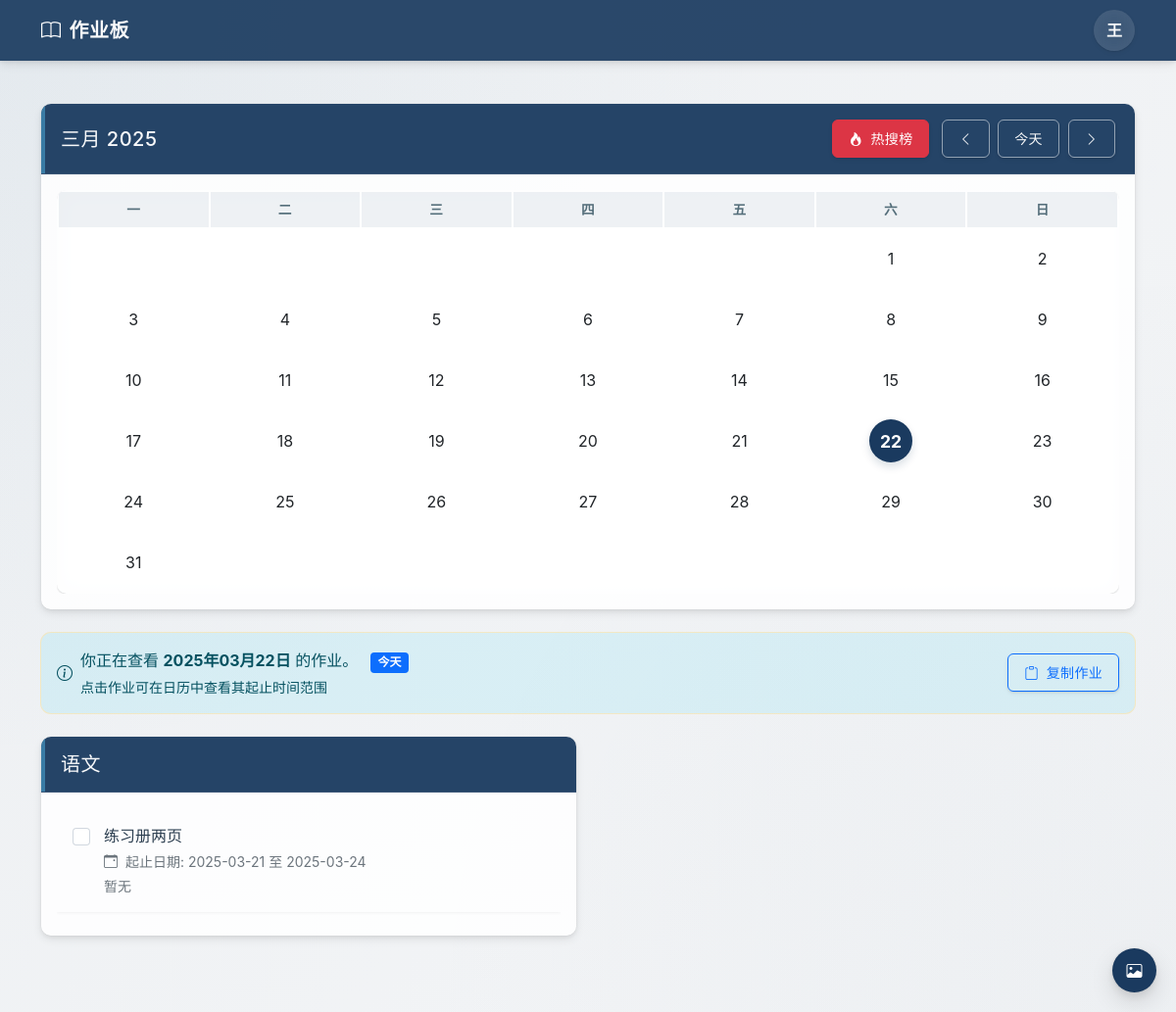
The app's page /dashboard/ (signed in) with its own data.
### board/models.py (models this page shows, shortened)
class User(AbstractUser):
    USER_TYPE_CHOICES = (
        ('admin', '管理员'),
        ('teacher', '老师'),
        ('student', '学生'),
    )
    user_type = models.CharField(max_length=10, choices=USER_TYPE_CHOICES, default='student')
    avatar = models.URLField(blank=True, null=True)
    student_id = models.CharField(max_length=10, blank=True, null=True, verbose_name='学号')
    hidden_subjects = models.ManyToManyField('Subject', blank=True, related_name='hidden_by_users')

class Assignment(models.Model):
    title = models.CharField(max_length=200)
    description = models.TextField()
    teacher = models.ForeignKey(User, on_delete=models.CASCADE, related_name='assignments')
    subject = models.ForeignKey(Subject, on_delete=models.CASCADE)
    start_date = models.DateField()
    end_date = models.DateField()
    created_at = models.DateTimeField(auto_now_add=True)
    class Meta:
        ordering = ['end_date']

class Subject(models.Model):
    name = models.CharField(max_length=20)

### board/views.py (the view)
# urls.py: path("dashboard/", views.dashboard, name="dashboard"),
@login_required
def dashboard(request):
    user = request.user
    if user.user_type == 'admin':
        return admin_dashboard(request)
    elif user.user_type == 'teacher':
        return teacher_dashboard(request)
    elif user.user_type == 'student':
        return student_dashboard(request)
    return redirect('login')

### board/views.py (called while the page is built)
def user_type_required(user_types):
    def decorator(view_func):
        @wraps(view_func)
        def wrapper(request, *args, **kwargs):
            if request.user.is_authenticated and request.user.user_type in user_types:
                return view_func(request, *args, **kwargs)
            return redirect('login')
        return wrapper
    return decorator

### templates/student_dashboard.html (shortened to what this page needs)
{% extends 'base.html' %}
{% load static %}
{% block extra_css %}
<link href="{% static 'css/student_dashboard.css' %}" rel="stylesheet">
{% endblock %}
{% block content %}
<div class="main-container"><div class="container py-4">
<div class="row g-4">
    <div class="col-12">
        <div class="card mb-4">
            <div class="card-header">
                <div class="d-flex justify-content-between align-items-center">
                    <h5 class="mb-0">{{ current_month_name }} {{ current_year }}</h5>
                    <div>
                        <a href="{% url 'hot_topics' %}" class="btn btn-sm btn-danger me-2">
                            <i class="bi bi-fire me-1"></i> 热搜榜
                        </a>
                        <button id="prevMonth" class="btn btn-sm btn-outline-light me-1">
                            <i class="bi bi-chevron-left"></i>
                        </button>
                        <button id="todayBtn" class="btn btn-sm btn-outline-light me-1">
                            今天
                        </button>
                        <button id="nextMonth" class="btn btn-sm btn-outline-light">
                            <i class="bi bi-chevron-right"></i>
                        </button>
                    </div>
                </div>
            </div>
            <div class="card-body">
                <div class="table-responsive">
                    <table class="table text-center">
                        <thead>
                            <tr>
                                <th>一</th>
                                <th>二</th>
                                <th>三</th>
                                <th>四</th>
                                <th>五</th>
                                <th>六</th>
                                <th>日</th>
                            </tr>
                        </thead>
                        <tbody>
                            {% for week in calendar %}
                            <tr>
                                {% for day in week %}
                                <td>
                                    {% if day != 0 %}
                                    {% with current_day=day current_month=current_month current_year=current_year %}
                                    <div class="calendar-day position-relative
                                        {% if selected_date.day == day and selected_date.month == current_month and selected_date.year == current_year %}active{% endif %}
                                        {% if today.day == day and today.month == current_month and today.year == current_year %}today{% endif %}
                                        "
                                        data-date="{{ current_year }}-{{ current_month }}-{{ day }}">
                                        <span class="day-number">{{ day }}</span>
                                    </div>
                                    {% endwith %}
                                    {% endif %}
                                </td>
                                {% endfor %}
                            </tr>
                            {% endfor %}
                        </tbody>
                    </table>
                </div>
            </div>
        </div>
    </div>
</div>
<div class="alert alert-info mb-4 glass-alert">
    <div class="d-flex align-items-center">
        <i class="bi bi-info-circle me-2"></i>
        <div>
            你正在查看 <strong>{{ selected_date|date:"Y年m月d日" }}</strong> 的作业。
            {% if selected_date == tomorrow %}
                <span class="badge bg-warning text-dark ms-2">明天</span>
            {% elif selected_date == today %}
                <span class="badge bg-primary ms-2">今天</span>
            {% endif %}
            {% if selected_assignment %}
                <br>
                <small>您已选中《{{ selected_assignment.title }}》作业，日历中已用横线标注其起止时间范围</small>
            {% else %}
                <small class="d-block mt-1">点击作业可在日历中查看其起止时间范围</small>
            {% endif %}
        </div>
        <button id="copyAssignmentsBtn" class="btn btn-sm btn-outline-primary ms-auto">
            <i class="bi bi-clipboard me-1"></i> 复制作业
        </button>
    </div>
</div>
<div class="row g-4">
    {% for subject_name, assignments in subject_assignments.items %}
    <div class="col-md-6">
        <div class="card mb-4 subject-card">
            <div class="card-header">
                <h5 class="mb-0">{{ subject_name }}</h5>
            </div>
            <div class="card-body">
                <ul class="list-group list-group-flush assignment-list">
                    {% for assignment in assignments %}
                    <li class="list-group-item assignment-item   ">
                        <div class="row g-0">
                            <div class="col-auto pe-0">
                                <div class="form-check mt-1">
                                    <input class="form-check-input assignment-checkbox" type="checkbox" id="assignment-{{ assignment.id }}" data-id="{{ assignment.id }}" {% if assignment.completed %}checked{% endif %}>
                                </div>
                            </div>
                            <div class="col ps-2">
                                <a href="?date={{ selected_date|date:'Y-m-d' }}&assignment_id={{ assignment.id }}"
                                   class="text-decoration-none text-dark d-block assignment-link {% if assignment.completed %}text-decoration-line-through{% endif %}"
                                   data-date="{{ selected_date|date:'Y-m-d' }}" data-assignment-id="{{ assignment.id }}">
                                    <div class="assignment-title">
                                        {{ assignment.title }}
                                    </div>
                                    <small class="d-block text-muted mt-1 assignment-date">
                                        <i class="bi bi-calendar-event me-1"></i> 起止日期: {{ assignment.start_date|date:"Y-m-d" }} 至 {{ assignment.end_date|date:"Y-m-d" }}
                                    </small>
                                    <small class="d-block text-muted mt-1 assignment-description">{{ assignment.description|truncatechars:100 }}</small>
                                </a>
                            </div>
                        </div>
                    </li>
                    {% endfor %}
                </ul>
            </div>
        </div>
    </div>
    {% endfor %}
</div></div></div>
{% endblock %}

### templates/base.html (shortened to what this page needs)
{% load static %}
<!DOCTYPE html>
<html lang="zh-CN">
<head>
    <link href="{% static 'css/bootstrap.min.css' %}" rel="stylesheet">
    <link rel="stylesheet" href="{% static 'icons/bootstrap-icons.min.css' %}">
    <link href="{% static 'css/base.css' %}" rel="stylesheet">
    {% block extra_css %}{% endblock %}
</head>
<body class="no-bg-selected">
    {% if user.is_authenticated %}
    <nav class="navbar navbar-expand-lg">
        <div class="container">
            <a class="navbar-brand" href="{% url 'dashboard' %}">
                <i class="bi bi-book me-2"></i> 作业板
            </a>
            <div class="ms-auto">
                <div class="dropdown">
                    <div class="user-avatar" id="userDropdown" data-bs-toggle="dropdown" aria-expanded="false">
                        {{ user.username|first|upper }}
                    </div>
                </div>
            </div>
        </div>
    </nav>
    {% endif %}
    {% block content %}{% endblock %}
    <div class="bg-selector">
        <button class="bg-selector-btn" id="bgSelectorBtn">
            <i class="bi bi-image"></i>
        </button>
    </div>
</body>
</html>

### static/css/student_dashboard.css (style rules this page uses)
.calendar-day { cursor: pointer; padding: 10px; border-radius: 50%; width: 40px; height: 40px; display: inline-flex; align-items: center; justify-content: center; margin: 2px auto; position: relative; z-index: 1; border: none; }
.calendar-day.active { background-color: var(--primary-color); color: white; box-shadow: 0 4px 8px rgba(0, 49, 82, 0.15); border: none; }
.day-number { z-index: 1; position: relative; }
.form-check-input { position: relative; z-index: 5; cursor: pointer; }
.assignment-item { background-color: transparent; border-radius: var(--radius-sm); border-color: rgba(0, 49, 82, 0.1); margin-bottom: 0.5rem; padding: 0.75rem 1rem; }
.assignment-link { cursor: pointer; padding: 4px 0; color: var(--text-primary) !important; }
.assignment-title { font-weight: 500; margin-bottom: 0.25rem; }
.glass-alert { background-color: rgba(13, 202, 240, 0.1); backdrop-filter: blur(var(--glass-blur)); -webkit-backdrop-filter: blur(var(--glass-blur)); border: 1px solid rgba(13, 202, 240, 0.2); border-radius: var(--radius-md); box-shadow: var(--shadow-sm); }
.subject-card { height: calc(100% - 1.5rem); }
.assignment-list { max-height: 400px; overflow-y: auto; scrollbar-width: thin; scrollbar-color: rgba(0, 49, 82, 0.2) transparent; }
.table-responsive { border-radius: var(--radius-sm); overflow: hidden; }
.table { margin-bottom: 0; border-collapse: separate; border-spacing: 2px; border: none; background-color: transparent; }
.table th, .table td { padding: 0.5rem; vertical-align: middle; border: none; }
.card, .glass-card, .course-card, .assignment-card { border: none; box-shadow: var(--shadow-md); }
.glass-alert, .glass-modal, .input-group-glass { border: none; }
.glass-alert { box-shadow: 0 0 0 1px rgba(255, 193, 7, 0.2); }
.assignment-item { border: none; border-radius: var(--radius-sm); transition: all var(--transition-speed) ease; margin-bottom: 0.5rem; background-color: rgba(255, 255, 255, 0.7); box-shadow: 0 1px 3px rgba(0, 0, 0, 0.05); }
.list-group-item { border: none; background-color: transparent; }

### templates/base.html (style rules this page uses)
body.no-bg-selected { background-color: #f8f9fa; background-size: cover; background-position: center; background-attachment: fixed; opacity: 0; animation: fadeIn 0.5s ease-in forwards; }

### records on screen
User: username|first "王"
Assignment: name "语文", title "练习册两页", start_date "2025-03-21", end_date "2025-03-24", description "暂无"

### other values on screen
{{ current_month_name }} "三月"
{{ current_year }} "2025"
{{ day }} "1" "2" "3" "4" "5" "6" "7" "8" "9" "10" "11" "12" "13" "14" "15" "16" "17" "18" "19" "20" "21" "22" "23" "24" "25" "26" "27" "28" "29" "30" "31"
